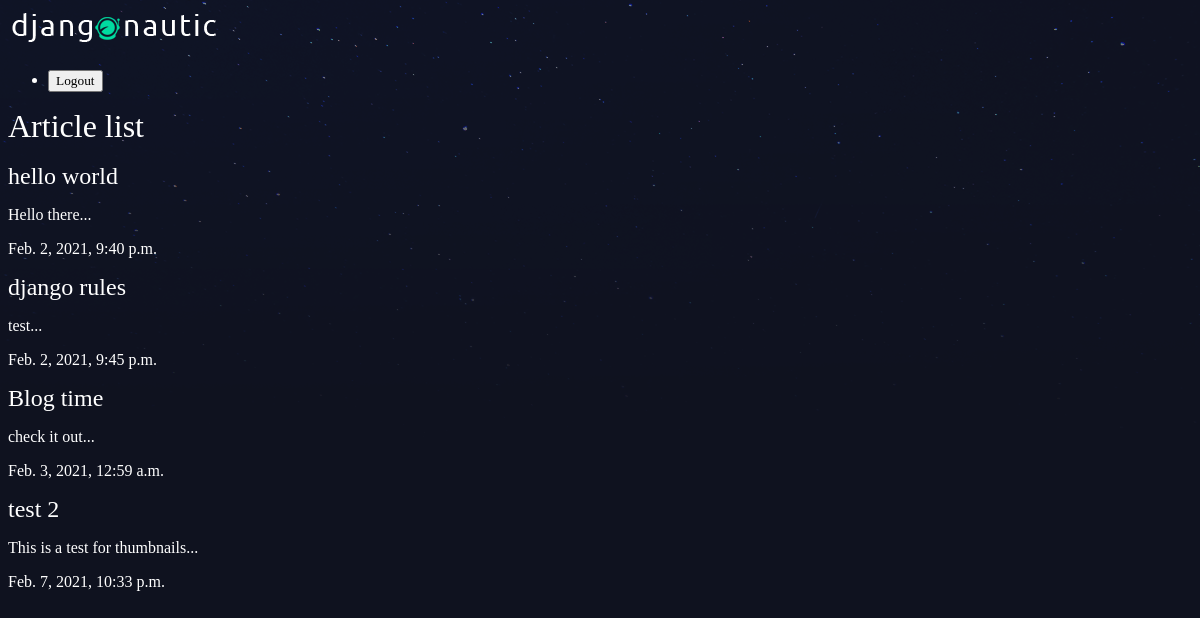
/articles/, run on an earlier commit of the app's database.
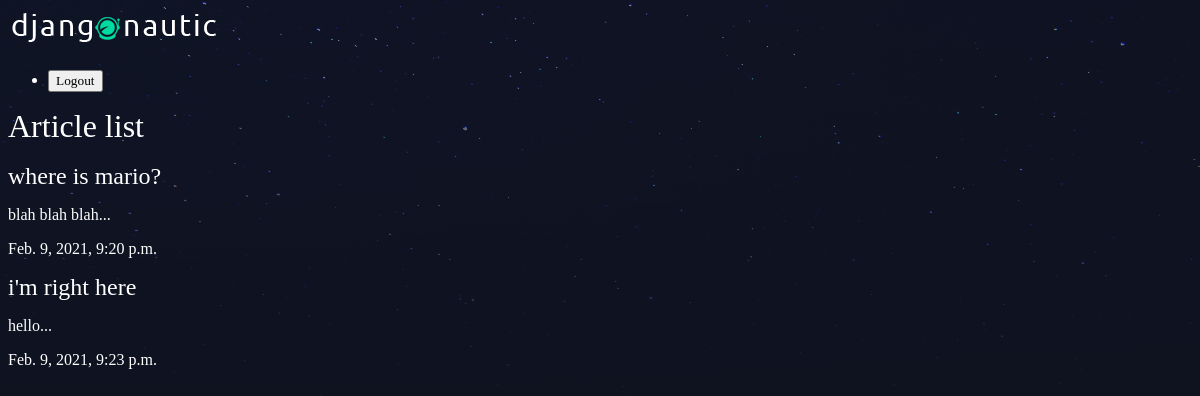
And on a later commit of the database.
### articles/models.py (models this page shows, shortened)
class Article(models.Model):
    title = models.CharField(max_length=100)
    slug = models.SlugField()
    body = models.TextField()
    date = models.DateTimeField(auto_now_add=True) # automatically populates this field with now time
    thumb = models.ImageField(default='default.png', blank=True)
    author = models.ForeignKey(User, default=None, on_delete=models.DO_NOTHING,)
    def snippet(self):
        return f"{self.body[:50]}..."

### articles/views.py (the view)
# urls.py: path('', views.article_list, name="list"),
def article_list(request):
    articles = Article.objects.all().order_by('date')
    return render(request, 'articles/article_list.html', {'articles': articles}) # here is where namespacing is nice

### articles/templates/articles/article_list.html
{% extends 'base_layout.html' %}
{% block content %}
    <h1>Article list</h1>
    <br>
    <div class="articles">
        {% for article in articles %}
            <div class="article">
                <h2><a href="{% url 'articles:detail' slug=article.slug %}">{{ article.title }}</a></h2>
                <p>{{ article.snippet }}</p>
                <p>{{ article.date }}</p>
            </div>
        {% endfor %}
    </div>
{% endblock %}

### templates/base_layout.html (shortened to what this page needs)
{% load static from static %}
<!DOCTYPE html>
<html>
    <head>
        <link rel="stylesheet" href="{% static 'styles.css' %}">
    </head>
    <body>
        <div class="wrapper">
            <h1><a href="{% url 'articles:list' %}"><img src="{% static 'logo.png' %}"/></a></h1>
            <nav>
                <ul>
                    <li>
                        <form class="logout-link" action="{% url 'accounts:logout' %}" method="post">
                            <button type="submit">Logout</button>
                        </form>
                    </li>
                </ul>
            </nav>
            {% block content %}
            {% endblock %}
        </div>
    </body>
</html>

### assets/styles.css (style rules this page uses)
body { background-color: #0f121f; background-image: url(stars.png); background-repeat: no-repeat; color: #fff; }
body * { font-family: Ubuntu; }
h1, h2, h3, h4, h5 { font-weight: normal; margin: 0; }
a, a:hover, a:visited { color: #fff; text-decoration: none; }

What changed in the data, as far as the page shows it:
removed Article: title "hello world", snippet "Hello there...", date "Feb. 2, 2021, 9:40 p.m."
removed Article: title "Blog time", snippet "check it out...", date "Feb. 3, 2021, 12:59 a.m."
removed Article: title "test 2", snippet "This is a test for thumbnails...", date "Feb. 7, 2021, 10:33 p.m."
added Article: title "where is mario?", snippet "blah blah blah...", date "Feb. 9, 2021, 9:20 p.m."
changed Article: title "django rules" → "i'm right here"; snippet "test..." → "hello..."; date "Feb. 2, 2021, 9:45 p.m." → "Feb. 9, 2021, 9:23 p.m."
